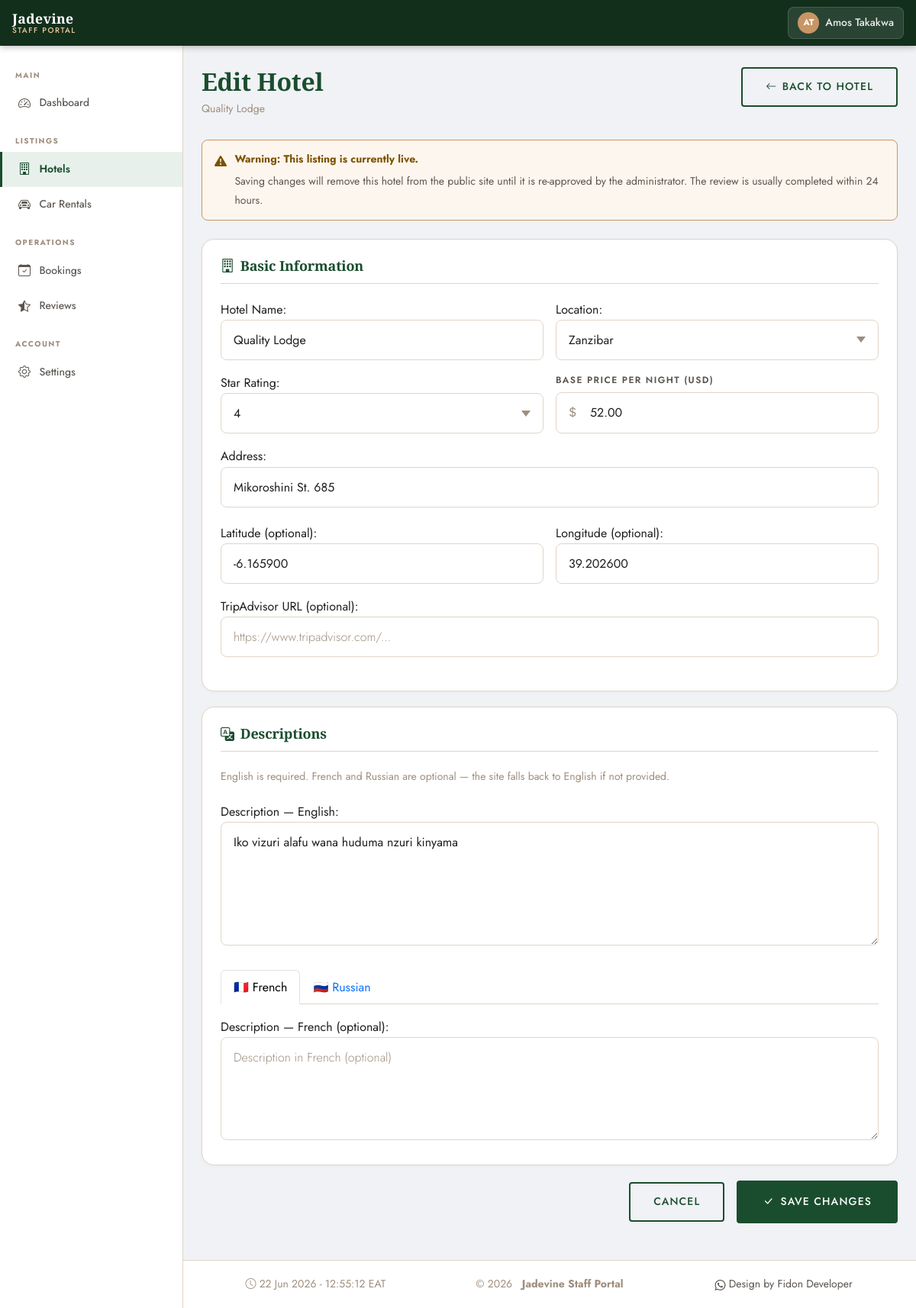
/portal/hotels/3/edit/ (signed in), run on the app's committed database.
### apps/accounts/models.py (models this page shows, shortened)
class CustomUser(AbstractUser):
    LANGUAGE_CHOICES = [
        ('en', 'English'),
        ('fr', 'Français'),
        ('ru', 'Русский'),
    ]
    phone = models.CharField(
        max_length=20,
        blank=True,
        null=True,
        verbose_name=_('Phone Number'),
    )
    nationality = models.CharField(
        max_length=100,
        blank=True,
        null=True,
        verbose_name=_('Nationality'),
    )
    preferred_language = models.CharField(
        max_length=5,
        choices=LANGUAGE_CHOICES,
        default='en',
        verbose_name=_('Preferred Language'),
    )
    profile_photo = models.ImageField(
        upload_to='profiles/',
        blank=True,
        null=True,
        verbose_name=_('Profile Photo'),
    )
    class Meta:
        verbose_name = _('User')
        verbose_name_plural = _('Users')

### apps/hotels/models.py (models this page shows, shortened)
class Hotel(models.Model):
    LOCATION_CHOICES = [
        ('zanzibar', _('Zanzibar')),
        ('dar_es_salaam', _('Dar es Salaam')),
    ]
    APPROVAL_CHOICES = [
        ('pending', _('Pending Review')),
        ('approved', _('Approved')),
        ('rejected', _('Rejected')),
    ]
    STAR_CHOICES = [(i, str(i)) for i in range(1, 6)]
    name = models.CharField(max_length=200, verbose_name=_('Hotel Name'))
    slug = models.SlugField(unique=True, blank=True)
    location = models.CharField(
        max_length=20, choices=LOCATION_CHOICES, verbose_name=_('Location')
    )
    description_en = models.TextField(verbose_name=_('Description (English)'))
    description_fr = models.TextField(blank=True, null=True, verbose_name=_('Description (French)'))
    description_ru = models.TextField(blank=True, null=True, verbose_name=_('Description (Russian)'))
    stars = models.IntegerField(choices=STAR_CHOICES, verbose_name=_('Star Rating'))
    price_per_night = models.DecimalField(
        max_digits=10, decimal_places=2, verbose_name=_('Price Per Night (USD)')
    )
    address = models.CharField(max_length=300, verbose_name=_('Address'))
    latitude = models.DecimalField(max_digits=9, decimal_places=6, blank=True, null=True)
    longitude = models.DecimalField(max_digits=9, decimal_places=6, blank=True, null=True)
    tripadvisor_url = models.URLField(blank=True, null=True, verbose_name=_('TripAdvisor URL'))
    created_by = models.ForeignKey(
        settings.AUTH_USER_MODEL,
        on_delete=models.SET_NULL,
        null=True, blank=True,
        related_name='hotels_created',
        verbose_name=_('Created By'),
    )
    approval_status = models.CharField(
        max_length=10, choices=APPROVAL_CHOICES, default='pending',
        verbose_name=_('Approval Status')
    )
    rejection_reason = models.TextField(blank=True, null=True, verbose_name=_('Rejection Reason'))
    is_active = models.BooleanField(default=False, verbose_name=_('Active / Visible'))
    created_at = models.DateTimeField(auto_now_add=True)
    updated_at = models.DateTimeField(auto_now=True)
    class Meta:
        verbose_name = _('Hotel')
        verbose_name_plural = _('Hotels')
        ordering = ['-created_at']

### apps/portal/views/hotels.py (the view, shortened to what this page needs)
# urls.py: path('hotels/<int:pk>/edit/', PortalHotelEditView.as_view(), name='hotel_edit'),
class PortalHotelEditView(PortalRequiredMixin, View):
    template_name = 'portal/portal_hotel_form.html'
    def get(self, request, pk):
        hotel = _get_portal_hotel(request.user, pk)
        return render(request, self.template_name, {
            'form': HotelForm(instance=hotel),
            'hotel': hotel,
            'is_edit': True,
            'mini_admin': is_mini_admin(request.user),
            'show_approval_warning': (
                is_mini_admin(request.user) and hotel.approval_status == 'approved'
            ),
        })

### apps/core/context_processors.py (called while the page is built, shortened)
def seo(request):
    path = request.path
    public = is_public_i18n_path(path)
    has_query = bool(request.META.get('QUERY_STRING'))
    canonical = absolute_url(path)
    alternates = []
    x_default = None
    robots_index = public and not has_query
    return {
        'SEO': {
            'site_url': get_site_url(),
            'canonical_url': canonical,
            'hreflang_alternates': alternates,
            'hreflang_x_default': x_default,
            'robots_index': robots_index,
            'is_public': public,
            'og_locale': OG_LOCALE_MAP.get(getattr(request, 'LANGUAGE_CODE', 'en'), 'en_US'),
        },
        'GA4_MEASUREMENT_ID': getattr(settings, 'GA4_MEASUREMENT_ID', ''),
        'GSC_VERIFICATION': getattr(settings, 'GSC_VERIFICATION', ''),
    }

### apps/core/seo.py (called while the page is built)
def get_site_url():
    return settings.SITE_URL.rstrip('/')

def absolute_url(path):
    if not path:
        return get_site_url() + '/'
    if path.startswith(('http://', 'https://')):
        return path
    if not path.startswith('/'):
        path = '/' + path
    return get_site_url() + path

def is_public_i18n_path(path):
    return not any(path.startswith(p) for p in NON_PUBLIC_PREFIXES)

### apps/portal/context_processors.py (called while the page is built, shortened)
def portal_context(request):
    mini = is_mini_admin(request.user)
    pending_hotels = 0
    pending_cars = 0
    unread_messages = 0
    if not mini:
        pending_hotels = Hotel.objects.filter(approval_status='pending').count()
        pending_cars = CarRental.objects.filter(approval_status='pending').count()
        unread_messages = ContactMessage.objects.filter(status='new').count()
    pending_reviews = get_accessible_reviews(request.user).filter(
        status='pending'
    ).count()
    return {
        'pending_total': pending_hotels + pending_cars,
        'pending_hotels': pending_hotels,
        'pending_cars': pending_cars,
        'unread_messages': unread_messages,
        'pending_reviews': pending_reviews,
        'mini_admin': mini,
    }

### apps/portal/mixins.py (called while the page is built)
def get_accessible_hotels(user):
    from apps.hotels.models import Hotel
    if hasattr(user, 'miniadminprofile'):
        return Hotel.objects.filter(created_by=user)
    return Hotel.objects.all()

def is_mini_admin(user):
    return hasattr(user, 'miniadminprofile')

    def dispatch(self, request, *args, **kwargs):
        if not request.user.is_authenticated or not request.user.is_staff:
            return redirect('portal:login')
        return super().dispatch(request, *args, **kwargs)

### templates/portal/portal_hotel_form.html (shortened to what this page needs)
{% extends "portal/portal_base.html" %}
{% load i18n static %}
{% block nav_hotels %}active{% endblock %}
{% block page_title %}
  {% if is_edit %}{% trans "Edit Hotel" %}{% else %}{% trans "Add New Hotel" %}{% endif %}
{% endblock %}
{% block page_subtitle %}
  <p class="portal-page-subtitle">
    {% if is_edit %}{{ hotel.name }}{% else %}{% trans "Fill in the details below. English description is required." %}{% endif %}
  </p>
{% endblock %}
{% block page_actions %}
  {% if is_edit %}
  <a href="{% url 'portal:hotel_detail' hotel.pk %}" class="btn-outline-jd"
     style="display:inline-flex;align-items:center;gap:0.4rem;">
    <i class="bi bi-arrow-left"></i> {% trans "Back to Hotel" %}
  </a>
  {% else %}
  <a href="{% url 'portal:hotel_list' %}" class="btn-outline-jd"
     style="display:inline-flex;align-items:center;gap:0.4rem;">
    <i class="bi bi-arrow-left"></i> {% trans "Back to Hotels" %}
  </a>
  {% endif %}
{% endblock %}
{% block extra_css %}
<link rel="stylesheet" href="{% static 'css/portal/portal_hotels.css' %}">
{% endblock %}
{% block content %}
{% if show_approval_warning %}
<div class="portal-edit-warning mb-4">
  <i class="bi bi-exclamation-triangle-fill"></i>
  <div>
    <strong>{% trans "Warning: This listing is currently live." %}</strong>
    <p class="mb-0 mt-1" style="font-size:var(--text-sm);">
      {% trans "Saving changes will remove this hotel from the public site until it is re-approved by the administrator. The review is usually completed within 24 hours." %}
    </p>
  </div>
</div>
{% endif %}
<form method="post" action="" novalidate>
  <div class="portal-form-section">
    <h3 class="portal-form-section-title">
      <i class="bi bi-building me-2"></i>{% trans "Basic Information" %}
    </h3>
    <div class="portal-field-row portal-field-row--2">
      <div class="jd-form-group mb-0">
        {{ form.name.label_tag }}
        {{ form.name }}
      </div>
      <div class="jd-form-group mb-0">
        {{ form.location.label_tag }}
        {{ form.location }}
      </div>
    </div>
    <div class="portal-field-row portal-field-row--2 mt-3">
      <div class="jd-form-group mb-0">
        {{ form.stars.label_tag }}
        {{ form.stars }}
      </div>
      <div class="jd-form-group mb-0">
        <label class="jd-label">
          {{ form.price_per_night.label }}
        </label>
        <div class="jd-input-icon-wrap">
          {{ form.price_per_night }}
        </div>
      </div>
    </div>
    <div class="jd-form-group mt-3">
      {{ form.address.label_tag }}
      {{ form.address }}
    </div>
    <div class="portal-field-row portal-field-row--2 mt-3">
      <div class="jd-form-group mb-0">
        {{ form.latitude.label_tag }}
        {{ form.latitude }}
      </div>
      <div class="jd-form-group mb-0">
        {{ form.longitude.label_tag }}
        {{ form.longitude }}
      </div>
    </div>
    <div class="jd-form-group mt-3">
      {{ form.tripadvisor_url.label_tag }}
      {{ form.tripadvisor_url }}
    </div>
  </div>
  <div class="portal-form-section">
    <h3 class="portal-form-section-title">
      <i class="bi bi-translate me-2"></i>{% trans "Descriptions" %}
    </h3>
    <p style="font-size:var(--text-sm);color:var(--color-muted);margin-bottom:1.25rem;">
      {% trans "English is required. French and Russian are optional — the site falls back to English if not provided." %}
    </p>
    <div class="jd-form-group">
      {{ form.description_en.label_tag }}
      {{ form.description_en }}
    </div>
    <ul class="nav nav-tabs mt-4 mb-3" style="border-color:var(--color-border);">
      <li class="nav-item">
        <button class="nav-link active lang-tab" data-target="#desc-fr" type="button">
          🇫🇷 {% trans "French" %}
        </button>
      </li>
      <li class="nav-item">
        <button class="nav-link lang-tab" data-target="#desc-ru" type="button">
          🇷🇺 {% trans "Russian" %}
        </button>
      </li>
    </ul>
    <div id="desc-fr">
      <div class="jd-form-group mb-0">
        {{ form.description_fr.label_tag }}
        {{ form.description_fr }}
      </div>
    </div>
  </div>
  <div class="d-flex align-items-center justify-content-end gap-3 mt-2">
    {% if is_edit %}
    <a href="{% url 'portal:hotel_detail' hotel.pk %}" class="btn-outline-jd">
      {% trans "Cancel" %}
    </a>
    {% else %}
    <a href="{% url 'portal:hotel_list' %}" class="btn-outline-jd">
      {% trans "Cancel" %}
    </a>
    {% endif %}
    <button type="submit" class="btn-primary-jd"
            style="display:inline-flex;align-items:center;gap:0.5rem;"
            {% if show_approval_warning %}id="submit-with-warning"{% endif %}>
      <i class="bi bi-check-lg"></i>
      {% if is_edit %}{% trans "Save Changes" %}{% else %}{% trans "Create Hotel" %}{% endif %}
    </button>
  </div>
</form>
{% endblock %}

### templates/portal/portal_base.html (shortened to what this page needs)
{% load static i18n %}
<!DOCTYPE html>
<html lang="en">
<head>
  <link rel="stylesheet"
        href="https://cdn.jsdelivr.net/npm/bootstrap@5.3.3/dist/css/bootstrap.min.css">
  <link rel="stylesheet"
        href="https://cdn.jsdelivr.net/npm/bootstrap-icons@1.11.3/font/bootstrap-icons.min.css">
  <link rel="stylesheet"
        href="https://cdn.datatables.net/1.13.8/css/dataTables.bootstrap5.min.css">
  <link rel="stylesheet"
        href="https://cdn.datatables.net/buttons/2.4.2/css/buttons.bootstrap5.min.css">
  <link rel="stylesheet" href="{% static 'css/main.css' %}">
  <link rel="stylesheet" href="{% static 'css/portal/portal_base.css' %}">
  {% block extra_css %}{% endblock %}
</head>
<body class="portal-body {% block body_class %}{% endblock %}">
<header class="portal-topbar">
  <a href="{% url 'portal:dashboard' %}" class="portal-topbar-brand">
    <span class="brand-name">Jadevine</span>
    <span class="brand-sub">{% trans "Staff Portal" %}</span>
  </a>
  <div class="portal-topbar-right">
    <div class="portal-user-dropdown dropdown">
      <button class="portal-user-btn dropdown-toggle"
              data-bs-toggle="dropdown"
              aria-expanded="false">
        <span class="portal-user-avatar">
          {{ request.user.first_name|first|upper }}{{ request.user.last_name|first|upper }}
        </span>
        <span class="portal-user-name d-none d-md-inline">
          {{ request.user.get_full_name|default:request.user.username }}
        </span>
      </button>
    </div>
  </div>
</header>
<div class="portal-layout">
  <aside class="portal-sidebar" id="portalSidebar">
    <nav class="portal-nav">
      <div class="portal-nav-section">
        <span class="portal-nav-label">{% trans "Main" %}</span>
        <a href="{% url 'portal:dashboard' %}"
           class="portal-nav-link {% block nav_dashboard %}{% endblock %}">
          <i class="bi bi-speedometer2"></i>
          <span>{% trans "Dashboard" %}</span>
        </a>
      </div>
      <div class="portal-nav-section">
        <span class="portal-nav-label">{% trans "Listings" %}</span>
        <a href="{% url 'portal:hotel_list' %}"
           class="portal-nav-link {% block nav_hotels %}{% endblock %}">
          <i class="bi bi-building"></i>
          <span>{% trans "Hotels" %}</span>
        </a>
        <a href="{% url 'portal:car_list' %}"
           class="portal-nav-link {% block nav_cars %}{% endblock %}">
          <i class="bi bi-car-front"></i>
          <span>{% trans "Car Rentals" %}</span>
        </a>
      </div>
      <div class="portal-nav-section">
        <span class="portal-nav-label">{% trans "Operations" %}</span>
        <a href="{% url 'portal:booking_list' %}"
           class="portal-nav-link {% block nav_bookings %}{% endblock %}">
          <i class="bi bi-calendar-check"></i>
          <span>{% trans "Bookings" %}</span>
        </a>
        <a href="{% url 'portal:review_list' %}"
          class="portal-nav-link {% block nav_reviews %}{% endblock %}">
          <i class="bi bi-star-half"></i>
          <span>{% trans "Reviews" %}</span>
        </a>
      </div>
      <div class="portal-nav-section">
        <span class="portal-nav-label">{% trans "Account" %}</span>
        <a href="{% url 'portal:settings' %}"
           class="portal-nav-link {% block nav_settings %}{% endblock %}">
          <i class="bi bi-gear"></i>
          <span>{% trans "Settings" %}</span>
        </a>
      </div>
    </nav>
  </aside>
  <main class="portal-main">
    {% block page_header %}
    <div class="portal-page-header">
      <div>
        <h1 class="portal-page-title">{% block page_title %}{% endblock %}</h1>
        {% block page_subtitle %}{% endblock %}
      </div>
      <div class="portal-page-actions">
        {% block page_actions %}{% endblock %}
      </div>
    </div>
    {% endblock %}
    <div class="portal-content">
      {% block content %}{% endblock %}
    </div>
  </main>
</div>
<footer class="portal-footer">
  <div class="container-fluid">
    <div class="footer-box">
      <span class="server-time">
        <i class="bi bi-clock"></i>
        <span id="liveClock"></span> EAT
      </span>
    </div>
    <div class="footer-box">
      <span class="copy-year">
        &copy; {% now "Y" %} &nbsp; <strong>Jadevine Staff Portal</strong>
      </span>
    </div>
    <div class="footer-box">
      <nav class="portal-footer-nav">
        <a href="https://wa.me/255713529019" class="footer-link">
          <i class="bi bi-whatsapp"></i> Design by Fidon Developer</a>
      </nav>
    </div>
  </div>
</footer>
</body>
</html>

### data on the page
CustomUser: user.first_name|first "A", user.last_name|first "T", user.get_full_name "Amos Takakwa"
Hotel: name "Quality Lodge", location "Zanzibar", stars "4", price_per_night "52.00", address "Mikoroshini St. 685", latitude "-6.165900", longitude "39.202600", description_en "Iko vizuri alafu wana huduma nzuri kinyama"
